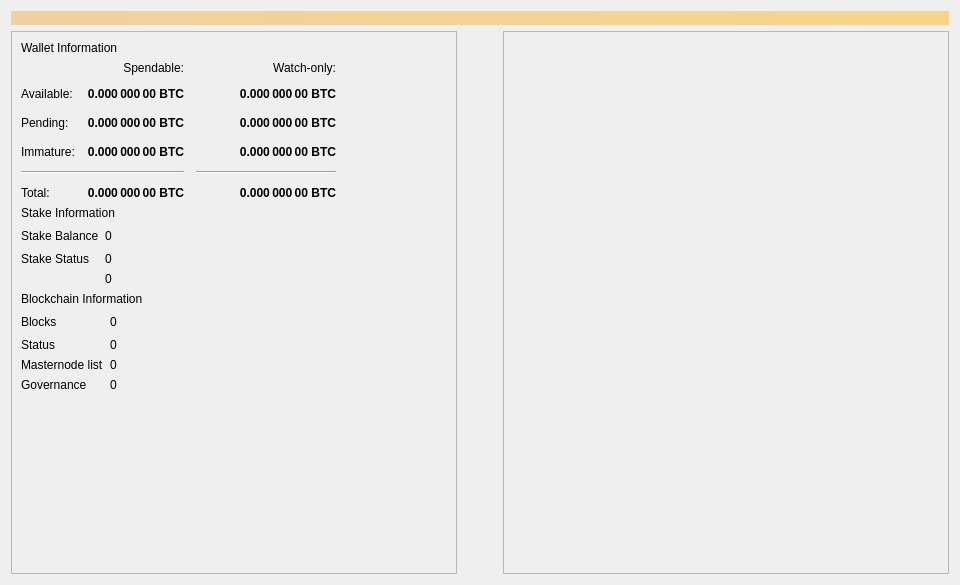
<?xml version="1.0" encoding="UTF-8"?>
<ui version="4.0">
 <class>OverviewPage</class>
 <widget class="QWidget" name="OverviewPage">
  <property name="geometry">
   <rect>
    <x>0</x>
    <y>0</y>
    <width>960</width>
    <height>585</height>
   </rect>
  </property>
  <property name="minimumSize">
   <size>
    <width>960</width>
    <height>0</height>
   </size>
  </property>
  <property name="windowTitle">
   <string>Form</string>
  </property>
  <layout class="QVBoxLayout" name="topLayout">
   <item>
    <widget class="QLabel" name="labelAlerts">
     <property name="visible">
      <bool>false</bool>
     </property>
     <property name="styleSheet">
      <string notr="true">QLabel { background-color: qlineargradient(x1: 0, y1: 0, x2: 1, y2: 0, stop:0 #F0D0A0, stop:1 #F8D488); color:#000000; }</string>
     </property>
     <property name="wordWrap">
      <bool>true</bool>
     </property>
     <property name="margin">
      <number>3</number>
     </property>
     <property name="textInteractionFlags">
      <set>Qt::TextSelectableByMouse</set>
     </property>
    </widget>
   </item>
   <item>
    <layout class="QHBoxLayout" name="horizontalLayout" stretch="1,0,1">
     <item>
      <layout class="QVBoxLayout" name="verticalLayout_2">
       <item>
        <widget class="QFrame" name="frame">
         <property name="frameShape">
          <enum>QFrame::StyledPanel</enum>
         </property>
         <property name="frameShadow">
          <enum>QFrame::Raised</enum>
         </property>
         <layout class="QVBoxLayout" name="verticalLayout_4">
          <item>
           <layout class="QVBoxLayout" name="verticalLayout_6">
            <item>
             <widget class="QLabel" name="labelWalletInfo">
              <property name="text">
               <string>Wallet Information</string>
              </property>
             </widget>
            </item>
           </layout>
          </item>
          <item>
           <layout class="QGridLayout" name="gridLayout">
            <property name="spacing">
             <number>12</number>
            </property>
            <item row="4" column="0" colspan="2">
             <widget class="Line" name="lineSpendableBalance">
              <property name="orientation">
               <enum>Qt::Horizontal</enum>
              </property>
             </widget>
            </item>
            <item row="2" column="2">
             <widget class="QLabel" name="labelWatchPending">
              <property name="font">
               <font>
                <weight>75</weight>
                <bold>true</bold>
               </font>
              </property>
              <property name="cursor">
               <cursorShape>IBeamCursor</cursorShape>
              </property>
              <property name="toolTip">
               <string>Unconfirmed transactions to watch-only addresses</string>
              </property>
              <property name="text">
               <string notr="true">0.000 000 00 BTC</string>
              </property>
              <property name="alignment">
               <set>Qt::AlignRight|Qt::AlignTrailing|Qt::AlignVCenter</set>
              </property>
              <property name="textInteractionFlags">
               <set>Qt::LinksAccessibleByMouse|Qt::TextSelectableByKeyboard|Qt::TextSelectableByMouse</set>
              </property>
             </widget>
            </item>
            <item row="0" column="1">
             <widget class="QLabel" name="labelSpendable">
              <property name="text">
               <string>Spendable:</string>
              </property>
              <property name="alignment">
               <set>Qt::AlignRight|Qt::AlignTrailing|Qt::AlignVCenter</set>
              </property>
             </widget>
            </item>
            <item row="4" column="2">
             <widget class="Line" name="lineWatchBalance">
              <property name="sizePolicy">
               <sizepolicy hsizetype="Preferred" vsizetype="Fixed">
                <horstretch>0</horstretch>
                <verstretch>0</verstretch>
               </sizepolicy>
              </property>
              <property name="minimumSize">
               <size>
                <width>140</width>
                <height>0</height>
               </size>
              </property>
              <property name="orientation">
               <enum>Qt::Horizontal</enum>
              </property>
             </widget>
            </item>
            <item row="2" column="1">
             <widget class="QLabel" name="labelUnconfirmed">
              <property name="font">
               <font>
                <weight>75</weight>
                <bold>true</bold>
               </font>
              </property>
              <property name="cursor">
               <cursorShape>IBeamCursor</cursorShape>
              </property>
              <property name="toolTip">
               <string>Total of transactions that have yet to be confirmed, and do not yet count toward the spendable balance</string>
              </property>
              <property name="text">
               <string notr="true">0.000 000 00 BTC</string>
              </property>
              <property name="alignment">
               <set>Qt::AlignRight|Qt::AlignTrailing|Qt::AlignVCenter</set>
              </property>
              <property name="textInteractionFlags">
               <set>Qt::LinksAccessibleByMouse|Qt::TextSelectableByKeyboard|Qt::TextSelectableByMouse</set>
              </property>
             </widget>
            </item>
            <item row="3" column="2">
             <widget class="QLabel" name="labelWatchImmature">
              <property name="font">
               <font>
                <weight>75</weight>
                <bold>true</bold>
               </font>
              </property>
              <property name="cursor">
               <cursorShape>IBeamCursor</cursorShape>
              </property>
              <property name="toolTip">
               <string>Mined balance in watch-only addresses that has not yet matured</string>
              </property>
              <property name="text">
               <string notr="true">0.000 000 00 BTC</string>
              </property>
              <property name="alignment">
               <set>Qt::AlignRight|Qt::AlignTrailing|Qt::AlignVCenter</set>
              </property>
              <property name="textInteractionFlags">
               <set>Qt::LinksAccessibleByMouse|Qt::TextSelectableByKeyboard|Qt::TextSelectableByMouse</set>
              </property>
             </widget>
            </item>
            <item row="5" column="0">
             <widget class="QLabel" name="labelTotalText">
              <property name="text">
               <string>Total:</string>
              </property>
             </widget>
            </item>
            <item row="3" column="1">
             <widget class="QLabel" name="labelImmature">
              <property name="font">
               <font>
                <weight>75</weight>
                <bold>true</bold>
               </font>
              </property>
              <property name="cursor">
               <cursorShape>IBeamCursor</cursorShape>
              </property>
              <property name="toolTip">
               <string>Mined balance that has not yet matured</string>
              </property>
              <property name="text">
               <string notr="true">0.000 000 00 BTC</string>
              </property>
              <property name="alignment">
               <set>Qt::AlignRight|Qt::AlignTrailing|Qt::AlignVCenter</set>
              </property>
              <property name="textInteractionFlags">
               <set>Qt::LinksAccessibleByMouse|Qt::TextSelectableByKeyboard|Qt::TextSelectableByMouse</set>
              </property>
             </widget>
            </item>
            <item row="2" column="3">
             <spacer name="horizontalSpacer_2">
              <property name="orientation">
               <enum>Qt::Horizontal</enum>
              </property>
              <property name="sizeHint" stdset="0">
               <size>
                <width>40</width>
                <height>20</height>
               </size>
              </property>
             </spacer>
            </item>
            <item row="3" column="0">
             <widget class="QLabel" name="labelImmatureText">
              <property name="text">
               <string>Immature:</string>
              </property>
             </widget>
            </item>
            <item row="5" column="1">
             <widget class="QLabel" name="labelTotal">
              <property name="font">
               <font>
                <weight>75</weight>
                <bold>true</bold>
               </font>
              </property>
              <property name="cursor">
               <cursorShape>IBeamCursor</cursorShape>
              </property>
              <property name="toolTip">
               <string>Your current total balance</string>
              </property>
              <property name="text">
               <string notr="true">0.000 000 00 BTC</string>
              </property>
              <property name="alignment">
               <set>Qt::AlignRight|Qt::AlignTrailing|Qt::AlignVCenter</set>
              </property>
              <property name="textInteractionFlags">
               <set>Qt::LinksAccessibleByMouse|Qt::TextSelectableByKeyboard|Qt::TextSelectableByMouse</set>
              </property>
             </widget>
            </item>
            <item row="5" column="2">
             <widget class="QLabel" name="labelWatchTotal">
              <property name="font">
               <font>
                <weight>75</weight>
                <bold>true</bold>
               </font>
              </property>
              <property name="cursor">
               <cursorShape>IBeamCursor</cursorShape>
              </property>
              <property name="toolTip">
               <string>Current total balance in watch-only addresses</string>
              </property>
              <property name="text">
               <string notr="true">0.000 000 00 BTC</string>
              </property>
              <property name="alignment">
               <set>Qt::AlignRight|Qt::AlignTrailing|Qt::AlignVCenter</set>
              </property>
              <property name="textInteractionFlags">
               <set>Qt::LinksAccessibleByMouse|Qt::TextSelectableByKeyboard|Qt::TextSelectableByMouse</set>
              </property>
             </widget>
            </item>
            <item row="0" column="2">
             <widget class="QLabel" name="labelWatchonly">
              <property name="text">
               <string>Watch-only:</string>
              </property>
              <property name="alignment">
               <set>Qt::AlignRight|Qt::AlignTrailing|Qt::AlignVCenter</set>
              </property>
             </widget>
            </item>
            <item row="1" column="1">
             <widget class="QLabel" name="labelBalance">
              <property name="font">
               <font>
                <weight>75</weight>
                <bold>true</bold>
               </font>
              </property>
              <property name="cursor">
               <cursorShape>IBeamCursor</cursorShape>
              </property>
              <property name="toolTip">
               <string>Your current spendable balance</string>
              </property>
              <property name="text">
               <string notr="true">0.000 000 00 BTC</string>
              </property>
              <property name="alignment">
               <set>Qt::AlignRight|Qt::AlignTrailing|Qt::AlignVCenter</set>
              </property>
              <property name="textInteractionFlags">
               <set>Qt::LinksAccessibleByMouse|Qt::TextSelectableByKeyboard|Qt::TextSelectableByMouse</set>
              </property>
             </widget>
            </item>
            <item row="1" column="2">
             <widget class="QLabel" name="labelWatchAvailable">
              <property name="font">
               <font>
                <weight>75</weight>
                <bold>true</bold>
               </font>
              </property>
              <property name="cursor">
               <cursorShape>IBeamCursor</cursorShape>
              </property>
              <property name="toolTip">
               <string>Your current balance in watch-only addresses</string>
              </property>
              <property name="text">
               <string notr="true">0.000 000 00 BTC</string>
              </property>
              <property name="alignment">
               <set>Qt::AlignRight|Qt::AlignTrailing|Qt::AlignVCenter</set>
              </property>
              <property name="textInteractionFlags">
               <set>Qt::LinksAccessibleByMouse|Qt::TextSelectableByKeyboard|Qt::TextSelectableByMouse</set>
              </property>
             </widget>
            </item>
            <item row="2" column="0">
             <widget class="QLabel" name="labelPendingText">
              <property name="text">
               <string>Pending:</string>
              </property>
             </widget>
            </item>
            <item row="1" column="0">
             <widget class="QLabel" name="labelBalanceText">
              <property name="text">
               <string>Available:</string>
              </property>
             </widget>
            </item>
           </layout>
          </item>
          <item>
           <layout class="QVBoxLayout" name="verticalLayout_5">
            <item>
             <widget class="QLabel" name="labelStakeInfo">
              <property name="text">
               <string>Stake Information</string>
              </property>
             </widget>
            </item>
           </layout>
          </item>
          <item>
           <layout class="QGridLayout" name="gridLayout_2">
            <item row="0" column="0">
             <widget class="QLabel" name="labelStakeBalanceText">
              <property name="text">
               <string>Stake Balance</string>
              </property>
             </widget>
            </item>
            <item row="1" column="0">
             <widget class="QLabel" name="labelStakeStatusText">
              <property name="text">
               <string>Stake Status</string>
              </property>
             </widget>
            </item>
            <item row="0" column="2">
             <spacer name="horizontalSpacer">
              <property name="orientation">
               <enum>Qt::Horizontal</enum>
              </property>
              <property name="sizeHint" stdset="0">
               <size>
                <width>40</width>
                <height>20</height>
               </size>
              </property>
             </spacer>
            </item>
            <item row="0" column="1">
             <widget class="QLabel" name="labelStakeBalance">
              <property name="text">
               <string>0</string>
              </property>
             </widget>
            </item>
            <item row="1" column="1">
             <widget class="QLabel" name="labelStakeStatus">
              <property name="text">
               <string>0</string>
              </property>
             </widget>
            </item>
            <item row="2" column="1">
             <widget class="QLabel" name="labelStakeInputs">
              <property name="text">
               <string>0</string>
              </property>
             </widget>
            </item>
           </layout>
          </item>
          <item>
           <layout class="QVBoxLayout" name="verticalLayout_7">
            <item>
             <widget class="QLabel" name="labelBlockchainInfo">
              <property name="text">
               <string>Blockchain Information</string>
              </property>
             </widget>
            </item>
           </layout>
          </item>
          <item>
           <layout class="QGridLayout" name="gridLayout_3">
            <item row="0" column="1">
             <widget class="QLabel" name="labelBlocks">
              <property name="text">
               <string>0</string>
              </property>
             </widget>
            </item>
            <item row="1" column="1">
             <widget class="QLabel" name="labelStatus">
              <property name="text">
               <string>0</string>
              </property>
             </widget>
            </item>
            <item row="1" column="0">
             <widget class="QLabel" name="labelStatusText">
              <property name="text">
               <string>Status</string>
              </property>
             </widget>
            </item>
            <item row="2" column="1">
             <widget class="QLabel" name="labelMnList">
              <property name="text">
               <string>0</string>
              </property>
             </widget>
            </item>
            <item row="0" column="2">
             <spacer name="horizontalSpacer_4">
              <property name="orientation">
               <enum>Qt::Horizontal</enum>
              </property>
              <property name="sizeHint" stdset="0">
               <size>
                <width>40</width>
                <height>20</height>
               </size>
              </property>
             </spacer>
            </item>
            <item row="2" column="0">
             <widget class="QLabel" name="labelMnListText">
              <property name="text">
               <string>Masternode list</string>
              </property>
             </widget>
            </item>
            <item row="0" column="0">
             <widget class="QLabel" name="labelBlocksText">
              <property name="text">
               <string>Blocks</string>
              </property>
             </widget>
            </item>
            <item row="3" column="0">
             <widget class="QLabel" name="labelGobjectListText">
              <property name="text">
               <string>Governance</string>
              </property>
             </widget>
            </item>
            <item row="3" column="1">
             <widget class="QLabel" name="labelGobjectList">
              <property name="text">
               <string>0</string>
              </property>
             </widget>
            </item>
           </layout>
          </item>
          <item>
           <spacer name="verticalSpacer">
            <property name="orientation">
             <enum>Qt::Vertical</enum>
            </property>
            <property name="sizeHint" stdset="0">
             <size>
              <width>20</width>
              <height>40</height>
             </size>
            </property>
           </spacer>
          </item>
         </layout>
        </widget>
       </item>
      </layout>
     </item>
     <item>
      <spacer name="horizontalSpacer_3">
       <property name="orientation">
        <enum>Qt::Horizontal</enum>
       </property>
       <property name="sizeHint" stdset="0">
        <size>
         <width>40</width>
         <height>20</height>
        </size>
       </property>
      </spacer>
     </item>
     <item>
      <layout class="QVBoxLayout" name="verticalLayout_3">
       <item>
        <widget class="QFrame" name="frame_2">
         <property name="frameShape">
          <enum>QFrame::StyledPanel</enum>
         </property>
         <property name="frameShadow">
          <enum>QFrame::Raised</enum>
         </property>
         <layout class="QVBoxLayout" name="verticalLayout">
          <item>
           <spacer name="verticalSpacer_3">
            <property name="orientation">
             <enum>Qt::Vertical</enum>
            </property>
            <property name="sizeHint" stdset="0">
             <size>
              <width>20</width>
              <height>40</height>
             </size>
            </property>
           </spacer>
          </item>
          <item>
           <layout class="QHBoxLayout" name="horizontalLayout_13">
            <item>
             <widget class="QListView" name="listTransactions">
              <property name="styleSheet">
               <string notr="true">QListView { background: transparent; }</string>
              </property>
              <property name="frameShape">
               <enum>QFrame::NoFrame</enum>
              </property>
              <property name="verticalScrollBarPolicy">
               <enum>Qt::ScrollBarAlwaysOff</enum>
              </property>
              <property name="horizontalScrollBarPolicy">
               <enum>Qt::ScrollBarAlwaysOff</enum>
              </property>
              <property name="selectionMode">
               <enum>QAbstractItemView::NoSelection</enum>
              </property>
             </widget>
            </item>
           </layout>
          </item>
          <item>
           <spacer name="verticalSpacer_2">
            <property name="orientation">
             <enum>Qt::Vertical</enum>
            </property>
            <property name="sizeHint" stdset="0">
             <size>
              <width>20</width>
              <height>40</height>
             </size>
            </property>
           </spacer>
          </item>
         </layout>
        </widget>
       </item>
      </layout>
     </item>
    </layout>
   </item>
  </layout>
 </widget>
 <resources/>
 <connections/>
</ui>
